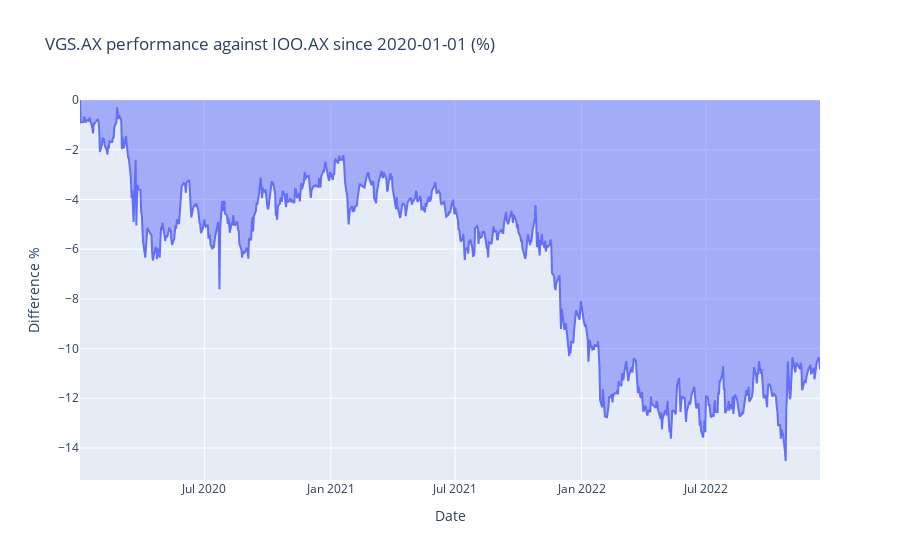

Notebook cell for this chart:
### Markdown cell above
### Percentage Outperformance/Underperformance

### Code cell
performance_pct_diff = pd.DataFrame(bench_share_1 - bench_share_2)
performance_pct_diff.rename(columns = {"Close": "Difference %"}, inplace = True)
diff_pct_plot = px.area(performance_pct_diff, y = "Difference %", title = ticker_1 + " performance against " + ticker_2 + " since " + start_date + " (%)")
diff_pct_plot.show()

### Figure 1 — Plotly figure (JSON) as saved in the notebook; plotly's stock layout.template omitted (floating-point values rounded to 4 significant figures; data arrays with more than 128 entries replaced by an {"elided": "..."} marker saying what was removed)
{"data": [{"fillpattern": {"shape": ""}, "hovertemplate": "Date=%{x}<br>Difference %=%{y}<extra></extra>", "legendgroup": "", "line": {"color": "#636efa"}, "marker": {"symbol": "circle"}, "mode": "lines", "name": "", "orientation": "v", "showlegend": false, "stackgroup": "1", "type": "scatter", "x": {"elided": "750 str values"}, "xaxis": "x", "y": {"elided": "750 float values"}, "yaxis": "y"}], "layout": {"legend": {"tracegroupgap": 0}, "title": {"text": "VGS.AX performance against IOO.AX since 2020-01-01 (%)"}, "xaxis": {"anchor": "y", "domain": [0, 1], "title": {"text": "Date"}}, "yaxis": {"anchor": "x", "domain": [0, 1], "title": {"text": "Difference %"}}}}
